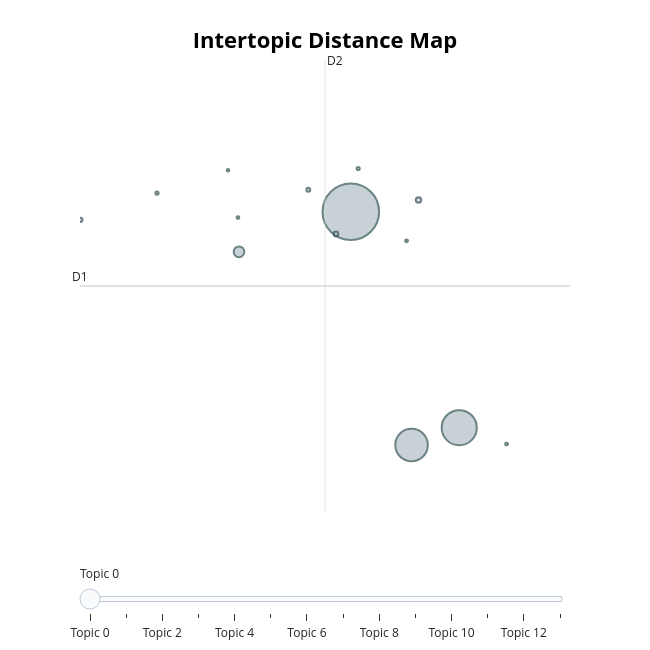
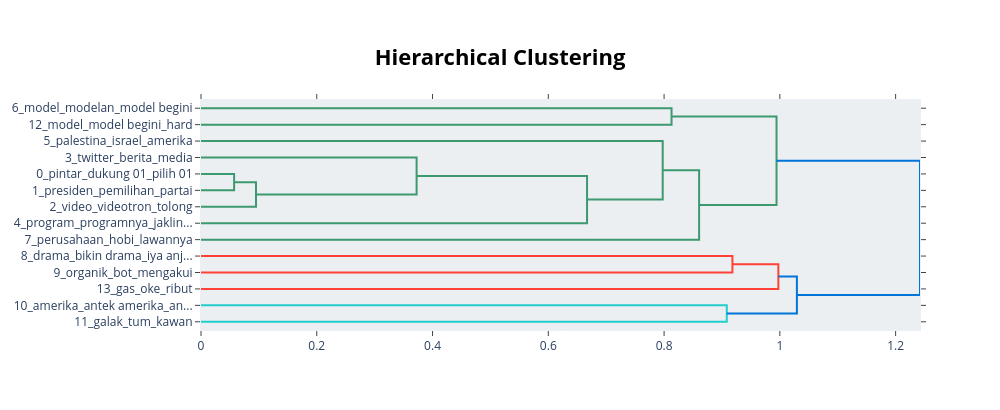
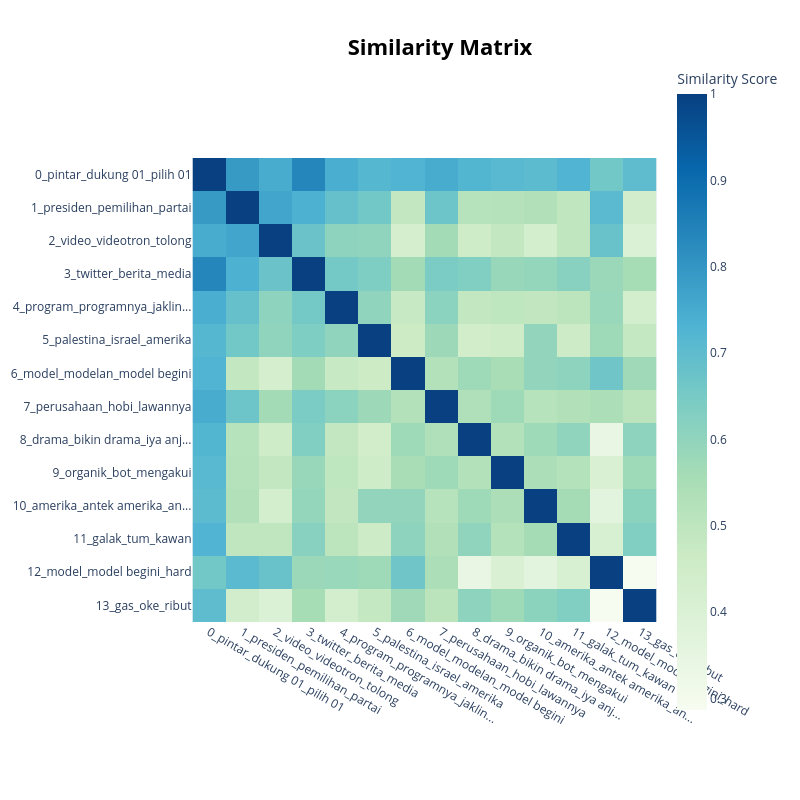

The notebook cell these images were saved under, in order:
### Code cell
df_negative = df_01[df_01['predicted_label'] == 'NEGATIVE']
run_topic_modeling(df_negative, group_name='NEGATIVE')

### Figure 1 — Plotly figure (JSON) as saved in the notebook; plotly's stock layout.template omitted (floating-point values rounded to 4 significant figures)
{"data": [{"customdata": [[0, "pintar | dukung 01 | pilih 01 | buzzer 01 | agama", 5216], [1, "presiden | pemilihan | partai | indonesia | nasional", 2013], [2, "video | videotron | tolong | umum | kepret", 1726], [3, "twitter | berita | media | media sosial | sosial", 185], [4, "program | programnya | jaklingko | tersebut | bagus", 50], [5, "palestina | israel | amerika | lemah | gaza", 37], [6, "model | modelan | model begini | template | begini", 29], [7, "perusahaan | hobi | lawannya | respon | maling", 24], [8, "drama | bikin drama | iya anjing | polanya | dramanya", 17], [9, "organik | bot | mengakui | iya anjing | 01 pakai", 16], [10, "amerika | antek amerika | antek | jadinya | america", 14], [11, "galak | tum | kawan | biasanya | 01 antek", 13], [12, "model | model begini | hard | bikin narasi | bayar", 13], [13, "gas | oke | ribut | apanya | pol", 11]], "hovertemplate": "<b>Topic %{customdata[0]}</b><br>%{customdata[1]}<br>Size: %{customdata[2]}", "legendgroup": "", "marker": {"color": "#B0BEC5", "line": {"color": "DarkSlateGrey", "width": 2}, "size": [5216, 2013, 1726, 185, 50, 37, 29, 24, 17, 16, 14, 13, 13, 11], "sizemode": "area", "sizeref": 3.26, "symbol": "circle"}, "mode": "markers", "name": "", "orientation": "v", "showlegend": false, "type": "scatter", "x": [1.924, 2.704, 2.361, 1.119, 2.411, 1.817, -0.02158, 1.618, 0.5294, 1.977, 2.325, 1.111, 3.044, 1.04], "xaxis": "x", "y": [12.44, 8.491, 8.176, 11.71, 12.65, 12.03, 12.29, 12.84, 12.78, 13.23, 11.91, 12.33, 8.191, 13.2], "yaxis": "y"}], "layout": {"annotations": [{"showarrow": false, "text": "D1", "x": -0.02482, "y": 11.08, "yshift": 10}, {"showarrow": false, "text": "D2", "x": 1.738, "xshift": 10, "y": 15.21}], "height": 650, "hoverlabel": {"bgcolor": "white", "font": {"family": "Rockwell", "size": 16}}, "legend": {"itemsizing": "constant", "tracegroupgap": 0}, "margin": {"t": 60}, "shapes": [{"line": {"color": "#CFD8DC", "width": 2}, "type": "line", "x0": 1.738, "x1": 1.738, "y0": 6.949, "y1": 15.21}, {"line": {"color": "#9E9E9E", "width": 2}, "type": "line", "x0": -0.02482, "x1": 3.501, "y0": 11.08, "y1": 11.08}], "sliders": [{"active": 0, "pad": {"t": 50}, "steps": [{"args": [{"marker.color": [["red", "#B0BEC5", "#B0BEC5", "#B0BEC5", "#B0BEC5", "#B0BEC5", "#B0BEC5", "#B0BEC5", "#B0BEC5", "#B0BEC5", "#B0BEC5", "#B0BEC5", "#B0BEC5", "#B0BEC5"]]}], "label": "Topic 0", "method": "update"}, {"args": [{"marker.color": [["#B0BEC5", "red", "#B0BEC5", "#B0BEC5", "#B0BEC5", "#B0BEC5", "#B0BEC5", "#B0BEC5", "#B0BEC5", "#B0BEC5", "#B0BEC5", "#B0BEC5", "#B0BEC5", "#B0BEC5"]]}], "label": "Topic 1", "method": "update"}, {"args": [{"marker.color": [["#B0BEC5", "#B0BEC5", "red", "#B0BEC5", "#B0BEC5", "#B0BEC5", "#B0BEC5", "#B0BEC5", "#B0BEC5", "#B0BEC5", "#B0BEC5", "#B0BEC5", "#B0BEC5", "#B0BEC5"]]}], "label": "Topic 2", "method": "update"}, {"args": [{"marker.color": [["#B0BEC5", "#B0BEC5", "#B0BEC5", "red", "#B0BEC5", "#B0BEC5", "#B0BEC5", "#B0BEC5", "#B0BEC5", "#B0BEC5", "#B0BEC5", "#B0BEC5", "#B0BEC5", "#B0BEC5"]]}], "label": "Topic 3", "method": "update"}, {"args": [{"marker.color": [["#B0BEC5", "#B0BEC5", "#B0BEC5", "#B0BEC5", "red", "#B0BEC5", "#B0BEC5", "#B0BEC5", "#B0BEC5", "#B0BEC5", "#B0BEC5", "#B0BEC5", "#B0BEC5", "#B0BEC5"]]}], "label": "Topic 4", "method": "update"}, {"args": [{"marker.color": [["#B0BEC5", "#B0BEC5", "#B0BEC5", "#B0BEC5", "#B0BEC5", "red", "#B0BEC5", "#B0BEC5", "#B0BEC5", "#B0BEC5", "#B0BEC5", "#B0BEC5", "#B0BEC5", "#B0BEC5"]]}], "label": "Topic 5", "method": "update"}, {"args": [{"marker.color": [["#B0BEC5", "#B0BEC5", "#B0BEC5", "#B0BEC5", "#B0BEC5", "#B0BEC5", "red", "#B0BEC5", "#B0BEC5", "#B0BEC5", "#B0BEC5", "#B0BEC5", "#B0BEC5", "#B0BEC5"]]}], "label": "Topic 6", "method": "update"}, {"args": [{"marker.color": [["#B0BEC5", "#B0BEC5", "#B0BEC5", "#B0BEC5", "#B0BEC5", "#B0BEC5", "#B0BEC5", "red", "#B0BEC5", "#B0BEC5", "#B0BEC5", "#B0BEC5", "#B0BEC5", "#B0BEC5"]]}], "label": "Topic 7", "method": "update"}, {"args": [{"marker.color": [["#B0BEC5", "#B0BEC5", "#B0BEC5", "#B0BEC5", "#B0BEC5", "#B0BEC5", "#B0BEC5", "#B0BEC5", "red", "#B0BEC5", "#B0BEC5", "#B0BEC5", "#B0BEC5", "#B0BEC5"]]}], "label": "Topic 8", "method": "update"}, {"args": [{"marker.color": [["#B0BEC5", "#B0BEC5", "#B0BEC5", "#B0BEC5", "#B0BEC5", "#B0BEC5", "#B0BEC5", "#B0BEC5", "#B0BEC5", "red", "#B0BEC5", "#B0BEC5", "#B0BEC5", "#B0BEC5"]]}], "label": "Topic 9", "method": "update"}, {"args": [{"marker.color": [["#B0BEC5", "#B0BEC5", "#B0BEC5", "#B0BEC5", "#B0BEC5", "#B0BEC5", "#B0BEC5", "#B0BEC5", "#B0BEC5", "#B0BEC5", "red", "#B0BEC5", "#B0BEC5", "#B0BEC5"]]}], "label": "Topic 10", "method": "update"}, {"args": [{"marker.color": [["#B0BEC5", "#B0BEC5", "#B0BEC5", "#B0BEC5", "#B0BEC5", "#B0BEC5", "#B0BEC5", "#B0BEC5", "#B0BEC5", "#B0BEC5", "#B0BEC5", "red", "#B0BEC5", "#B0BEC5"]]}], "label": "Topic 11", "method": "update"}, {"args": [{"marker.color": [["#B0BEC5", "#B0BEC5", "#B0BEC5", "#B0BEC5", "#B0BEC5", "#B0BEC5", "#B0BEC5", "#B0BEC5", "#B0BEC5", "#B0BEC5", "#B0BEC5", "#B0BEC5", "red", "#B0BEC5"]]}], "label": "Topic 12", "method": "update"}, {"args": [{"marker.color": [["#B0BEC5", "#B0BEC5", "#B0BEC5", "#B0BEC5", "#B0BEC5", "#B0BEC5", "#B0BEC5", "#B0BEC5", "#B0BEC5", "#B0BEC5", "#B0BEC5", "#B0BEC5", "#B0BEC5", "red"]]}], "label": "Topic 13", "method": "update"}]}], "title": {"font": {"color": "Black", "size": 22}, "text": "<b>Intertopic Distance Map</b>", "x": 0.5, "xanchor": "center", "y": 0.95, "yanchor": "top"}, "width": 650, "xaxis": {"anchor": "y", "domain": [0, 1], "range": [-0.02482, 3.501], "title": {"text": ""}, "visible": false}, "yaxis": {"anchor": "x", "domain": [0, 1], "range": [6.949, 15.21], "title": {"text": ""}, "visible": false}}}

### Figure 2 — Plotly figure (JSON) as saved in the notebook; plotly's stock layout.template omitted (floating-point values rounded to 4 significant figures)
{"data": [{"hoverinfo": "text", "marker": {"color": "rgb(61,153,112)"}, "mode": "lines", "type": "scatter", "x": [0.0, 0.8129, 0.8129, 0.0], "xaxis": "x", "y": [-5.0, -5.0, -15.0, -15.0], "yaxis": "y"}, {"hoverinfo": "text", "marker": {"color": "rgb(61,153,112)"}, "mode": "lines", "type": "scatter", "x": [0.0, 0.05721, 0.05721, 0.0], "xaxis": "x", "y": [-45.0, -45.0, -55.0, -55.0], "yaxis": "y"}, {"hoverinfo": "text", "marker": {"color": "rgb(61,153,112)"}, "mode": "lines", "type": "scatter", "x": [0.05721, 0.09503, 0.09503, 0.0], "xaxis": "x", "y": [-50.0, -50.0, -65.0, -65.0], "yaxis": "y"}, {"hoverinfo": "text", "marker": {"color": "rgb(61,153,112)"}, "mode": "lines", "type": "scatter", "x": [0.0, 0.3725, 0.3725, 0.09503], "xaxis": "x", "y": [-35.0, -35.0, -57.5, -57.5], "yaxis": "y"}, {"hoverinfo": "text", "marker": {"color": "rgb(61,153,112)"}, "mode": "lines", "type": "scatter", "x": [0.3725, 0.6669, 0.6669, 0.0], "xaxis": "x", "y": [-46.25, -46.25, -75.0, -75.0], "yaxis": "y"}, {"hoverinfo": "text", "marker": {"color": "rgb(61,153,112)"}, "mode": "lines", "type": "scatter", "x": [0.0, 0.7976, 0.7976, 0.6669], "xaxis": "x", "y": [-25.0, -25.0, -60.62, -60.62], "yaxis": "y"}, {"hoverinfo": "text", "marker": {"color": "rgb(61,153,112)"}, "mode": "lines", "type": "scatter", "x": [0.7976, 0.8605, 0.8605, 0.0], "xaxis": "x", "y": [-42.81, -42.81, -85.0, -85.0], "yaxis": "y"}, {"hoverinfo": "text", "marker": {"color": "rgb(61,153,112)"}, "mode": "lines", "type": "scatter", "x": [0.8129, 0.9942, 0.9942, 0.8605], "xaxis": "x", "y": [-10.0, -10.0, -63.91, -63.91], "yaxis": "y"}, {"hoverinfo": "text", "marker": {"color": "rgb(255,65,54)"}, "mode": "lines", "type": "scatter", "x": [0.0, 0.9181, 0.9181, 0.0], "xaxis": "x", "y": [-95.0, -95.0, -105.0, -105.0], "yaxis": "y"}, {"hoverinfo": "text", "marker": {"color": "rgb(255,65,54)"}, "mode": "lines", "type": "scatter", "x": [0.9181, 0.9974, 0.9974, 0.0], "xaxis": "x", "y": [-100.0, -100.0, -115.0, -115.0], "yaxis": "y"}, {"hoverinfo": "text", "marker": {"color": "rgb(35,205,205)"}, "mode": "lines", "type": "scatter", "x": [0.0, 0.9083, 0.9083, 0.0], "xaxis": "x", "y": [-125.0, -125.0, -135.0, -135.0], "yaxis": "y"}, {"hoverinfo": "text", "marker": {"color": "rgb(0,116,217)"}, "mode": "lines", "type": "scatter", "x": [0.9974, 1.029, 1.029, 0.9083], "xaxis": "x", "y": [-107.5, -107.5, -130.0, -130.0], "yaxis": "y"}, {"hoverinfo": "text", "marker": {"color": "rgb(0,116,217)"}, "mode": "lines", "type": "scatter", "x": [0.9942, 1.242, 1.242, 1.029], "xaxis": "x", "y": [-36.95, -36.95, -118.8, -118.8], "yaxis": "y"}], "layout": {"autosize": false, "height": 410, "hoverlabel": {"bgcolor": "white", "font": {"family": "Rockwell", "size": 16}}, "hovermode": "closest", "plot_bgcolor": "#ECEFF1", "showlegend": false, "title": {"font": {"color": "Black", "size": 22}, "text": "<b>Hierarchical Clustering</b>", "x": 0.5, "xanchor": "center", "yanchor": "top"}, "width": 1000, "xaxis": {"mirror": "allticks", "rangemode": "tozero", "showgrid": false, "showline": true, "showticklabels": true, "ticks": "outside", "type": "linear", "zeroline": false}, "yaxis": {"mirror": "allticks", "range": [-140, 0], "rangemode": "tozero", "showgrid": false, "showline": true, "showticklabels": true, "tickmode": "array", "ticks": "outside", "ticktext": ["6_model_modelan_model begini", "12_model_model begini_hard", "5_palestina_israel_amerika", "3_twitter_berita_media", "0_pintar_dukung 01_pilih 01", "1_presiden_pemilihan_partai", "2_video_videotron_tolong", "4_program_programnya_jaklin...", "7_perusahaan_hobi_lawannya", "8_drama_bikin drama_iya anj...", "9_organik_bot_mengakui", "13_gas_oke_ribut", "10_amerika_antek amerika_an...", "11_galak_tum_kawan"], "tickvals": [-5, -15, -25, -35, -45, -55, -65, -75, -85, -95, -105, -115, -125, -135], "type": "linear", "zeroline": false}}}

### Figure 3 — Plotly figure (JSON) as saved in the notebook; plotly's stock layout.template omitted (floating-point values rounded to 4 significant figures; data arrays with more than 128 entries replaced by an {"elided": "..."} marker saying what was removed)
{"data": [{"coloraxis": "coloraxis", "hovertemplate": "x: %{x}<br>y: %{y}<br>Similarity Score: %{z}<extra></extra>", "name": "0", "type": "heatmap", "x": ["0_pintar_dukung 01_pilih 01", "1_presiden_pemilihan_partai", "2_video_videotron_tolong", "3_twitter_berita_media", "4_program_programnya_jaklin...", "5_palestina_israel_amerika", "6_model_modelan_model begini", "7_perusahaan_hobi_lawannya", "8_drama_bikin drama_iya anj...", "9_organik_bot_mengakui", "10_amerika_antek amerika_an...", "11_galak_tum_kawan", "12_model_model begini_hard", "13_gas_oke_ribut"], "xaxis": "x", "y": ["0_pintar_dukung 01_pilih 01", "1_presiden_pemilihan_partai", "2_video_videotron_tolong", "3_twitter_berita_media", "4_program_programnya_jaklin...", "5_palestina_israel_amerika", "6_model_modelan_model begini", "7_perusahaan_hobi_lawannya", "8_drama_bikin drama_iya anj...", "9_organik_bot_mengakui", "10_amerika_antek amerika_an...", "11_galak_tum_kawan", "12_model_model begini_hard", "13_gas_oke_ribut"], "yaxis": "y", "z": {"elided": "14x14 float values"}}], "layout": {"coloraxis": {"colorbar": {"title": {"text": "Similarity Score"}}, "colorscale": [[0, "rgb(247,252,240)"], [0.125, "rgb(224,243,219)"], [0.25, "rgb(204,235,197)"], [0.375, "rgb(168,221,181)"], [0.5, "rgb(123,204,196)"], [0.625, "rgb(78,179,211)"], [0.75, "rgb(43,140,190)"], [0.875, "rgb(8,104,172)"], [1, "rgb(8,64,129)"]]}, "height": 800, "hoverlabel": {"bgcolor": "white", "font": {"family": "Rockwell", "size": 16}}, "legend": {"title": {"text": "Trend"}}, "margin": {"t": 60}, "showlegend": true, "title": {"font": {"color": "Black", "size": 22}, "text": "<b>Similarity Matrix</b>", "x": 0.55, "xanchor": "center", "y": 0.95, "yanchor": "top"}, "width": 800, "xaxis": {"anchor": "y", "constrain": "domain", "domain": [0, 1], "scaleanchor": "y"}, "yaxis": {"anchor": "x", "autorange": "reversed", "constrain": "domain", "domain": [0, 1]}}}
